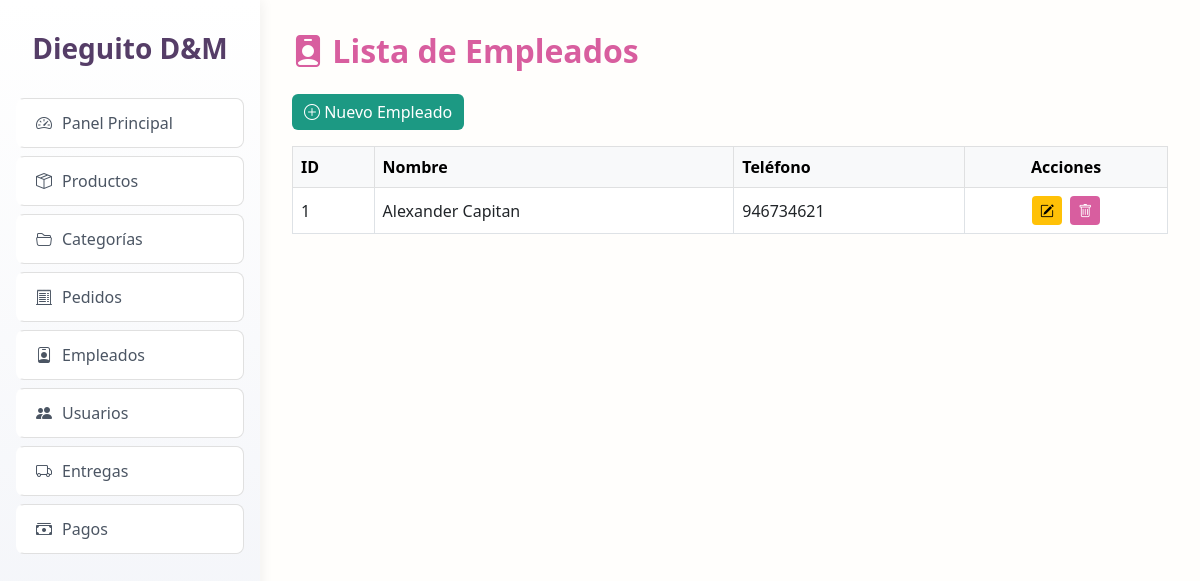
The app's page /index.php?controller=Empleado&action=index (signed in) with its own data.
### tables this page shows
CREATE TABLE `empleados` (
  `id` int(11) NOT NULL,
  `nombre` varchar(100) DEFAULT NULL,
  `telefono` varchar(20) DEFAULT NULL
);

### controllers/EmpleadoController.php (called while the page is built, shortened)
<?php
require_once 'models/Empleado.php';
class EmpleadoController {
    public function index() {
        $empleado = new Empleado();
        $empleados = $empleado->getAll();
        require_once 'views/admin/empleados/index.php';
    }
}

### config/database.php (called while the page is built, shortened)
<?php
class Database {
    public static function connect() {
        $conn = new mysqli(DB_HOST, DB_USER, DB_PASS, DB_NAME);
        $conn->set_charset("utf8mb4");
        return $conn;
    }
}

### models/Empleado.php (called while the page is built, shortened)
<?php
require_once 'config/database.php';
class Empleado {
    private $db;
    public function __construct() {
        $this->db = Database::connect();
    }
    public function getAll() {
        $sql = "SELECT * FROM empleados ORDER BY nombre ASC";
        return $this->db->query($sql);
    }
}

### views/admin/empleados/index.php (the view, shortened to what this page needs)
<!DOCTYPE html>
<html lang="es">
<head>
  <link href="https://cdn.jsdelivr.net/npm/bootstrap@5.3.0/dist/css/bootstrap.min.css" rel="stylesheet">
  <link href="https://cdn.jsdelivr.net/npm/bootstrap-icons@1.10.5/font/bootstrap-icons.css" rel="stylesheet">
</head>
<body>
<?php include_once __DIR__ . '/../../layouts/sidebar_admin.php'; ?>
<div class="main-content">
  <h2><i class="bi bi-person-badge-fill"></i> Lista de Empleados</h2>
  <a href="index.php?controller=Empleado&action=crear" class="btn btn-success mb-3">
    <i class="bi bi-plus-circle"></i> Nuevo Empleado
  </a>
  <div class="table-responsive">
    <table class="table table-bordered table-hover align-middle">
      <thead class="table-light">
        <tr>
          <th>ID</th>
          <th>Nombre</th>
          <th>Teléfono</th>
          <th class="text-center">Acciones</th>
        </tr>
      </thead>
      <tbody>
        <?php while ($emp = $empleados->fetch_object()): ?>
          <tr>
            <td><?= $emp->id ?></td>
            <td><?= htmlspecialchars($emp->nombre) ?></td>
            <td><?= htmlspecialchars($emp->telefono) ?></td>
            <td class="text-center">
              <a href="index.php?controller=Empleado&action=editar&id=<?= $emp->id ?>" class="btn btn-sm btn-warning me-1">
                <i class="bi bi-pencil-square"></i>
              </a>
              <a href="index.php?controller=Empleado&action=eliminar&id=<?= $emp->id ?>" class="btn btn-sm btn-danger" onclick="return confirm('¿Eliminar este empleado?')">
                <i class="bi bi-trash"></i>
              </a>
            </td>
          </tr>
        <?php endwhile; ?>
      </tbody>
    </table>
  </div>
</div>
</body>
</html>

### views/admin/empleados/index.php (style rules this page uses)
body { font-family: 'Segoe UI', sans-serif; background-color: #fffefc; margin: 0; }
.main-content { margin-left: 260px; padding: 2rem; }
h2 { color: #d85e9f; font-weight: bold; margin-bottom: 1.5rem; }
.btn-success { background-color: #1c9983; border: none; }
.btn-warning { background-color: #ffc107; border: none; }
.btn-danger { background-color: #d85e9f; border: none; }
.table th, .table td { vertical-align: middle; }

### records on screen
empleados: id "1", nombre "Alexander Capitan", telefono "946734621"
